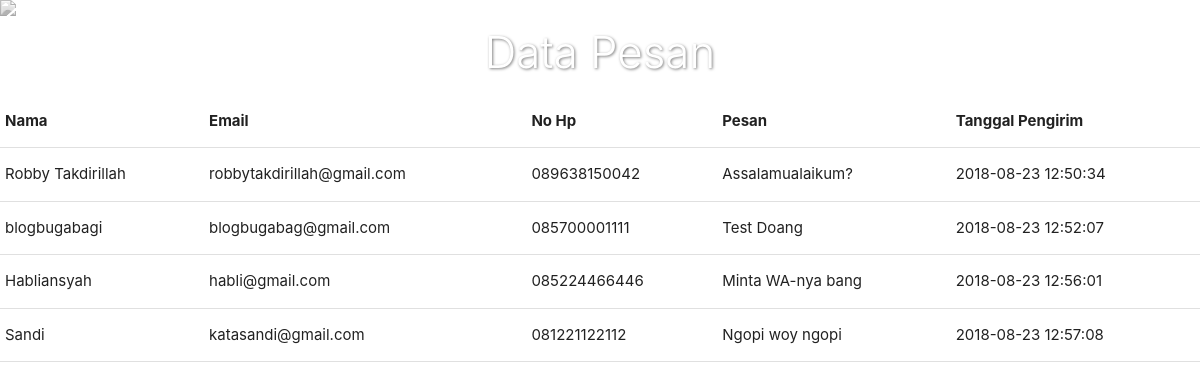
The app's page /admin.php with its own data.
### tables this page shows
CREATE TABLE `pesankontak` (
  `id_pesan` int(11) NOT NULL,
  `nama` varchar(20) NOT NULL,
  `email` varchar(30) NOT NULL,
  `no_hp` char(20) NOT NULL,
  `pesan` text NOT NULL,
  `tanggal` timestamp NOT NULL DEFAULT CURRENT_TIMESTAMP
);

### admin.php (the view, shortened to what this page needs)
<?php include 'koneksi.php'; ?>
<!DOCTYPE html>
<html lang="en">
<head>
    <link type="text/css" rel="stylesheet" href="css/materialize.min.css"  media="screen,projection"/>
    <link rel="stylesheet" href="css/style.css">
</head>
<body>
    <div id="partner" class="parallax-container scrollspy">
        <div class="parallax"><img src="img/backheader.jpg"></div>
            <div class="container clients">
                <h3 class="center light white-text">Data Pesan</h3>
            </div>
    </div>
    <table>
        <tr>
        <th>Nama</th>
        <th>Email</th>
        <th>No Hp</th>
        <th>Pesan</th>
        <th>Tanggal Pengirim</th>
        </tr>
        <?php
        $kontak = mysqli_query($conn, "SELECT * FROM pesankontak");
        while($hasil = mysqli_fetch_array($kontak)){
        ?>
        <tr>
            <td><?= $hasil['nama'];?></td>
            <td><?= $hasil['email']; ?></td>
            <td><?= $hasil['no_hp']; ?></td>
            <td><?= $hasil['pesan']; ?></td>
            <td><?= $hasil['tanggal'];?></td>
        </tr>
        <?php } ?>
    </table>
</body>
</html>

### css/style.css (style rules this page uses)
.slider h3, .slider h5, .clients h3 { text-shadow: 1px 1px 3px rgba(0,0,0, 0.5); }
.parallax-container { height: 20%; }
.parallax img { filter: grayscale(1); opacity: 0.7 !important; }

### records on screen
pesankontak: nama "Robby Takdirillah", email "robbytakdirillah@gmail.com", no_hp "089638150042", pesan "Assalamualaikum?", tanggal "2018-08-23 12:50:34"
pesankontak: nama "blogbugabagi", email "blogbugabag@gmail.com", no_hp "085700001111", pesan "Test Doang", tanggal "2018-08-23 12:52:07"
pesankontak: nama "Habliansyah", email "habli@gmail.com", no_hp "085224466446", pesan "Minta WA-nya bang", tanggal "2018-08-23 12:56:01"
pesankontak: nama "Sandi", email "katasandi@gmail.com", no_hp "081221122112", pesan "Ngopi woy ngopi", tanggal "2018-08-23 12:57:08"
